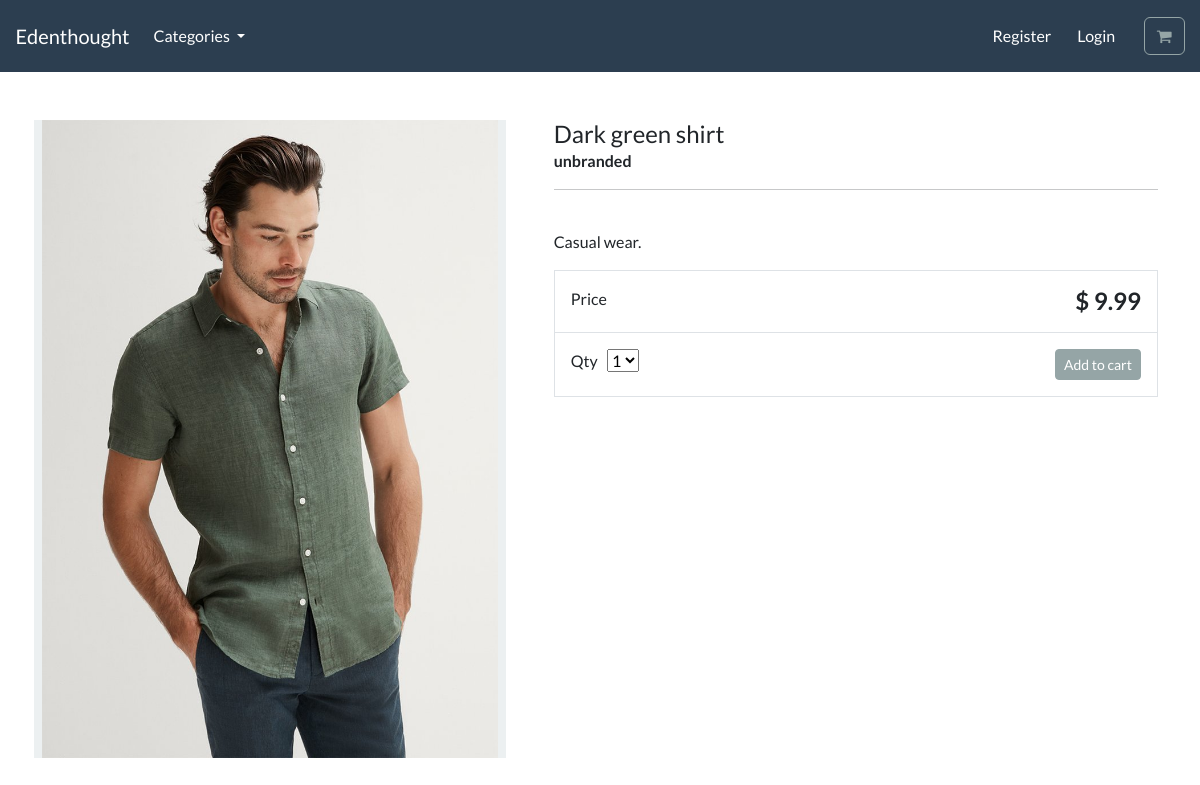
/product/dark-green-shirt/, run on the app's committed database.
### store/models.py (models this page shows, shortened)
class Product(models.Model):
    category = models.ForeignKey(Category,related_name='product',on_delete=models.CASCADE, null= True)
    title = models.CharField(max_length=250)
    brand = models.CharField(max_length=250,default ='unbranded')
    slug = models.SlugField(max_length=20)
    price = models.DecimalField(max_digits=5, decimal_places=2)
    image = models.ImageField(upload_to='images/')
    description=models.TextField(blank = True)
    class Meta:
        verbose_name_plural ='products'

### store/views.py (the view)
# urls.py: path('product/<slug:slug>/',views.product_info ,name='product-info'),
def product_info(request, slug):
    product = get_object_or_404(Product, slug=slug)
    context = {'product':product}
    return render(request,'store/product-info.html',context)

### store/views.py (called while the page is built)
def categories(request):
    all_categories = Category.objects.all()
    return {'all_categories':all_categories}

### store/templates/store/product-info.html (shortened to what this page needs)
{% extends "./base.html" %} {% load static %} {% block content %}
<div class="container">
  <main class="pt-5">
    <div class="row g-3">
      <div class="col-md-5 col-lg-5 order-md-first bg-light">
        <img
          class="img-fluid mx-auto d-block"
          alt="Responsive image"
          src="{{product.image.url}}"
        />
      </div>
      <div class="col-md-7 col-lg-7 ps-md-3 ps-lg-5">
        <h1 class="mb-0 h4">{{product.title}}</h1>
        <strong>{{product.brand}}</strong>
        <hr />
        <br />
        <p>{{product.description}}</p>
        <div class="border">
          <div class="col border-bottom">
            <div class="row p-3">
              <div class="col-6">Price</div>
              <div class="col-6 text-end">
                <span class="h4 fw-bold">$ {{product.price}} </span>
              </div>
            </div>
          </div>
          <div class="col">
            <div class="row p-3">
              <div class="col-6">
                <label for="select">Qty</label>
                <select id="select">
                  <option value="1">1</option>
                </select>
              </div>
              <div class="col-6 text-end">
                <button
                  type="button"
                  id="add-button"
                  value=""
                  class="btn btn-secondary btn-sm"
                >
                  Add to cart
                </button>
              </div>
            </div>
          </div>
        </div>
      </div>
    </div>
  </main>
  <br />
</div>
{% endblock %}

### data on the page
Product: image (picture), title "Dark green shirt", brand "unbranded", description "Casual wear.", price "9.99"
